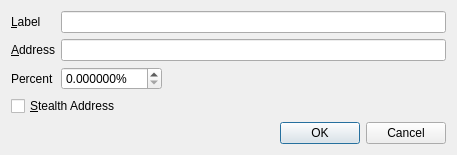
<?xml version="1.0" encoding="UTF-8"?>
<ui version="4.0">
 <class>EditAddressDialog</class>
 <widget class="QDialog" name="EditAddressDialog">
  <property name="geometry">
   <rect>
    <x>0</x>
    <y>0</y>
    <width>457</width>
    <height>150</height>
   </rect>
  </property>
  <property name="windowTitle">
   <string>Edit Address</string>
  </property>
  <layout class="QVBoxLayout" name="verticalLayout">
   <item>
    <layout class="QFormLayout" name="formLayout">
     <property name="fieldGrowthPolicy">
      <enum>QFormLayout::AllNonFixedFieldsGrow</enum>
     </property>
     <item row="0" column="0">
      <widget class="QLabel" name="label">
       <property name="text">
        <string>&amp;Label</string>
       </property>
       <property name="buddy">
        <cstring>labelEdit</cstring>
       </property>
      </widget>
     </item>
     <item row="0" column="1">
      <widget class="QLineEdit" name="labelEdit">
       <property name="toolTip">
        <string>The label associated with this address book entry</string>
       </property>
      </widget>
     </item>
     <item row="1" column="0">
      <widget class="QLabel" name="label_2">
       <property name="text">
        <string>&amp;Address</string>
       </property>
       <property name="buddy">
        <cstring>addressEdit</cstring>
       </property>
      </widget>
     </item>
     <item row="1" column="1">
      <widget class="QLineEdit" name="addressEdit">
       <property name="toolTip">
        <string>The address associated with this address book entry. This can only be modified for sending addresses.</string>
       </property>
      </widget>
     </item>
     <item row="2" column="0">
      <widget class="QLabel" name="Percent">
       <property name="text">
        <string>Percent</string>
       </property>
      </widget>
     </item>
     <item row="2" column="1">
      <widget class="QDoubleSpinBox" name="spinPercent">
       <property name="sizePolicy">
        <sizepolicy hsizetype="Fixed" vsizetype="Fixed">
         <horstretch>0</horstretch>
         <verstretch>0</verstretch>
        </sizepolicy>
       </property>
       <property name="suffix">
        <string>%</string>
       </property>
       <property name="decimals">
        <number>6</number>
       </property>
       <property name="maximum">
        <double>100.000000000000000</double>
       </property>
      </widget>
     </item>
     <item row="4" column="0" colspan="2">
      <widget class="QCheckBox" name="stealthCB">
       <property name="text">
        <string>&amp;Stealth Address</string>
       </property>
      </widget>
     </item>
    </layout>
   </item>
   <item>
    <widget class="QDialogButtonBox" name="buttonBox">
     <property name="orientation">
      <enum>Qt::Horizontal</enum>
     </property>
     <property name="standardButtons">
      <set>QDialogButtonBox::Cancel|QDialogButtonBox::Ok</set>
     </property>
    </widget>
   </item>
  </layout>
 </widget>
 <resources/>
 <connections>
  <connection>
   <sender>buttonBox</sender>
   <signal>accepted()</signal>
   <receiver>EditAddressDialog</receiver>
   <slot>accept()</slot>
   <hints>
    <hint type="sourcelabel">
     <x>248</x>
     <y>254</y>
    </hint>
    <hint type="destinationlabel">
     <x>157</x>
     <y>274</y>
    </hint>
   </hints>
  </connection>
  <connection>
   <sender>buttonBox</sender>
   <signal>rejected()</signal>
   <receiver>EditAddressDialog</receiver>
   <slot>reject()</slot>
   <hints>
    <hint type="sourcelabel">
     <x>316</x>
     <y>260</y>
    </hint>
    <hint type="destinationlabel">
     <x>286</x>
     <y>274</y>
    </hint>
   </hints>
  </connection>
 </connections>
</ui>
